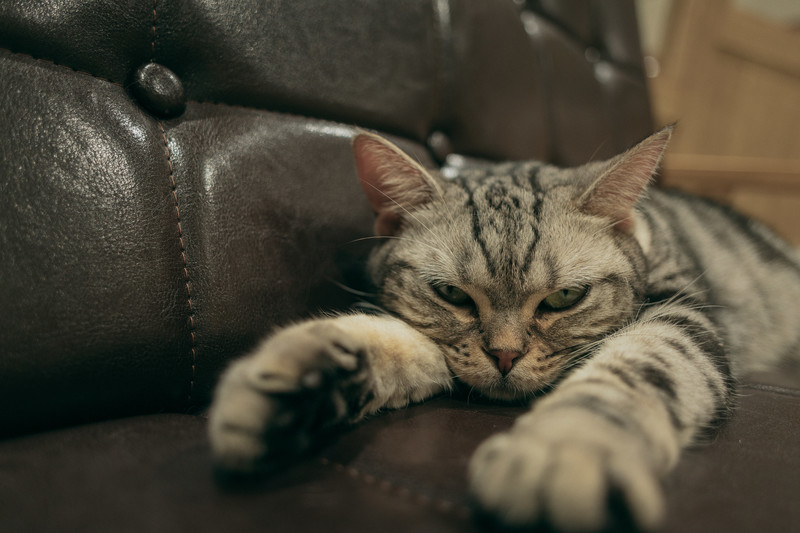
#> input picture image/cat.jpg, 800 x 533 px; its folder holds only this picture in this run
$ python grabcut_tool.py
#> lines starting #> are read from the running program, lines starting #| are printed output that depends on the picture
#!/usr/bin/env python
# -*- coding: utf-8 -*-
import os
import glob
import copy
import argparse

import cv2 as cv
import numpy as np
from PIL import Image


def get_args():
    parser = argparse.ArgumentParser()

    parser.add_argument("--input", type=str, default='image')
    parser.add_argument("--output", type=str, default='output')

    parser.add_argument("--width", help='cap width', type=int, default=512)
    parser.add_argument("--height", help='cap height', type=int, default=512)

    parser.add_argument("--thickness",
                        help='draw thickness',
                        type=int,
                        default=4)

    parser.add_argument("--mask_alpha",
                        help='mask alpha',
                        type=float,
                        default=0.7)

    parser.add_argument("--iteration",
                        help='iteration count',
                        type=int,
                        default=5)

    args = parser.parse_args()

    return args


# [88 lines left out: functions mouse_callback, execute_grabcut, save_index_color_png, not called in this run]


if __name__ == '__main__':
    # 描画フラグ
    drawing_mode = 0
    grabcut_flag = False
    prev_point = None

    # ウィンドウ名
    window_name = "GrabCut Tool"
    cv.namedWindow(window_name, cv.WINDOW_AUTOSIZE)

    # 引数解析 #################################################################
    args = get_args()

    input_path = args.input
    output_path = args.output

    width = args.width
    height = args.height

    iteration = args.iteration

    mask_alpha = args.mask_alpha
    mask_beta = 1 - mask_alpha

    thickness = args.thickness

    # ファイル読み込み ##########################################################
    files = glob.glob(os.path.join(input_path, '*'))
    file_index = 0

    # 動作モード ###############################################################
    SELECT_MODE = 0
    ROI_MODE = 1
    GRABCUT_MODE = 2

    mode = SELECT_MODE

    while (True):
        if mode == SELECT_MODE:
            image = cv.imread(files[file_index])
#> image is the input picture: shape (533, 800, 3); mean B, G, R 56.6, 71.1, 76.6
            resize_image = cv.resize(image, (width, height))
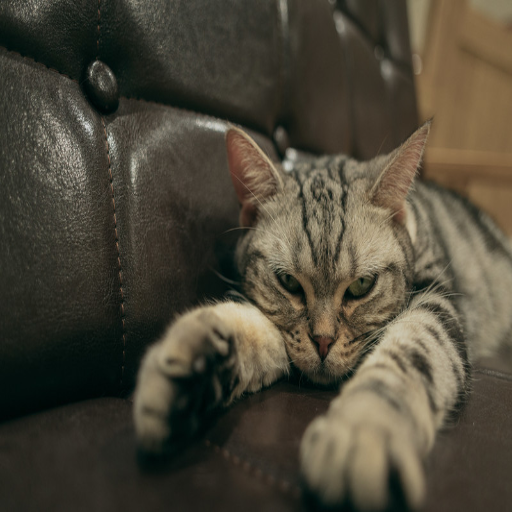
#> resize_image: shape (512, 512, 3); mean B, G, R 56.5, 70.9, 76.5
            debug_image = copy.deepcopy(resize_image)
            mask = None

            cv.putText(debug_image, "n:Next p:Previous Enter:Confirm select",
                       (5, 25), cv.FONT_HERSHEY_SIMPLEX, 0.7, (255, 255, 255),
                       2, cv.LINE_AA)
            cv.putText(debug_image, "n:Next p:Previous Enter:Confirm select",
                       (5, 25), cv.FONT_HERSHEY_SIMPLEX, 0.7, (0, 0, 0), 1,
                       cv.LINE_AA)
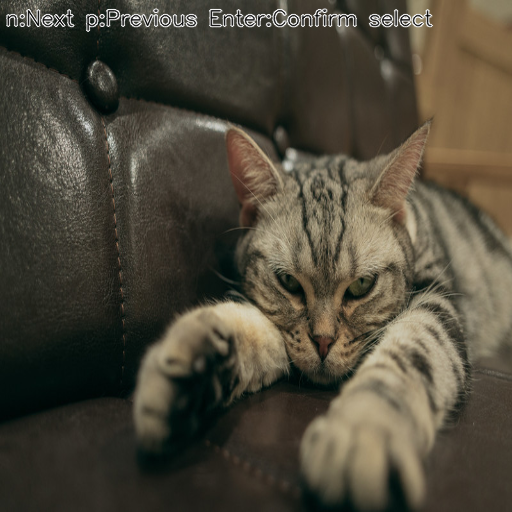
#> debug_image: shape (512, 512, 3); mean B, G, R 58, 72.3, 77.9
        if mode == ROI_MODE:
            image = cv.imread(files[file_index])
            resize_image = cv.resize(image, (width, height))
            roi_image = cv.resize(image, (width, height))

            # 初期ROI選択 #######################################################
            cv.putText(roi_image, "Select ROI and press Enter", (5, 25),
                       cv.FONT_HERSHEY_SIMPLEX, 0.7, (255, 255, 255), 2,
                       cv.LINE_AA)
            cv.putText(roi_image, "Select ROI and press Enter", (5, 25),
                       cv.FONT_HERSHEY_SIMPLEX, 0.7, (0, 0, 0), 1, cv.LINE_AA)

            roi = cv.selectROI(window_name, roi_image, showCrosshair=False)

            mask = np.zeros(resize_image.shape[:2], dtype=np.uint8)
            bgd_model = np.zeros((1, 65), dtype=np.float64)
            fgd_model = np.zeros((1, 65), dtype=np.float64)

            # GrabCut実施
            mask, bgd_model, fgd_model, debug_image = execute_grabcut(
                resize_image,
                mask,
                bgd_model,
                fgd_model,
                iteration,
                roi,
            )

            # マウスコールバック登録
            cv.setMouseCallback(window_name, mouse_callback)

            # マスク画像保存
            save_mask = np.where((mask == 2) | (mask == 0), 0,
                                 1).astype('uint8')
            save_index_color_png(output_path, files[file_index], save_mask)

            mode = GRABCUT_MODE
        if mode == GRABCUT_MODE and grabcut_flag:
            # マウス描画後GrabCut処理実施
            grabcut_flag = False
            mask, bgd_model, fgd_model, debug_image = execute_grabcut(
                resize_image,
                mask,
                bgd_model,
                fgd_model,
                iteration,
            )

            # マスク画像保存
            save_mask = np.where((mask == 2) | (mask == 0), 0,
                                 1).astype('uint8')
            save_index_color_png(output_path, files[file_index], save_mask)

        # 画面反映 #############################################################
        cv.imshow(window_name, debug_image)
        if mask is not None:
            mask_image = np.where((mask == 2) | (mask == 0), 0,
                                  255).astype('uint8')
            cv.imshow('Mask Image', mask_image)

        # キー処理(ESC：終了、n：次画像へ、p：前画像へ、Enter：画像選択確定) ######
        key = cv.waitKey(1)
#> (key Esc is pressed here)
        if key == 110:  # n
            if (file_index + 1) < len(files):
                file_index = file_index + 1
                mode = SELECT_MODE
        if key == 112:  # p
            if 0 <= (file_index - 1):
                file_index = file_index - 1
                mode = SELECT_MODE
        if key == 13:  # Enter
            if mode == SELECT_MODE:
                mode = ROI_MODE
        if key == 27:  # ESC
            break

    cv.destroyAllWindows()

$ run again, on image/human02.jpg
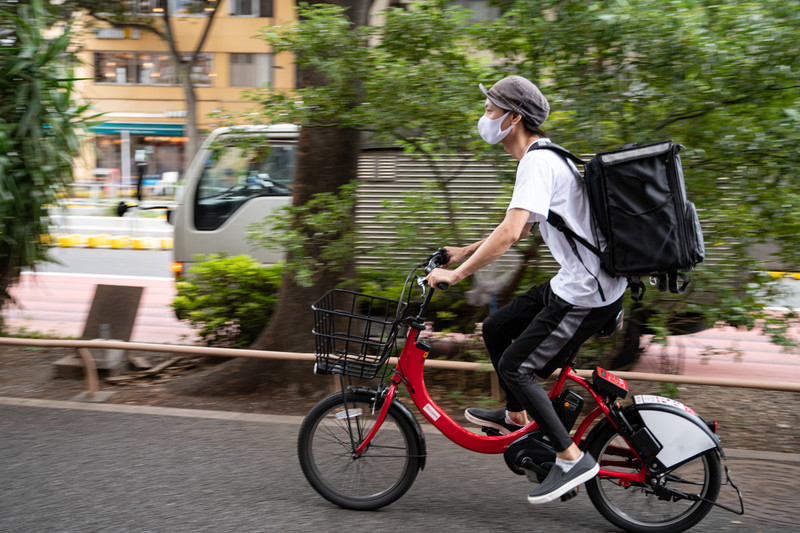
#> input picture image/human02.jpg, 800 x 533 px
#> image is the input picture: shape (533, 800, 3); mean B, G, R 82.9, 101.9, 106.3
#> `resize_image = cv.resize(image, (width, height))`:
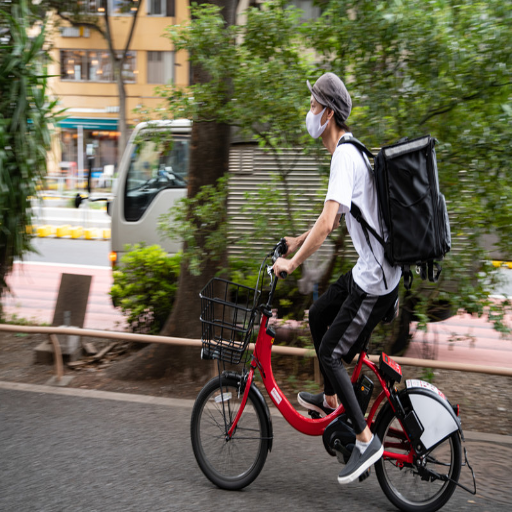
#> resize_image: shape (512, 512, 3); mean B, G, R 82.7, 101.8, 106.2
#> `cv.putText(debug_image, "n:Next p:Previous Enter:Confirm select", (5, ..`:
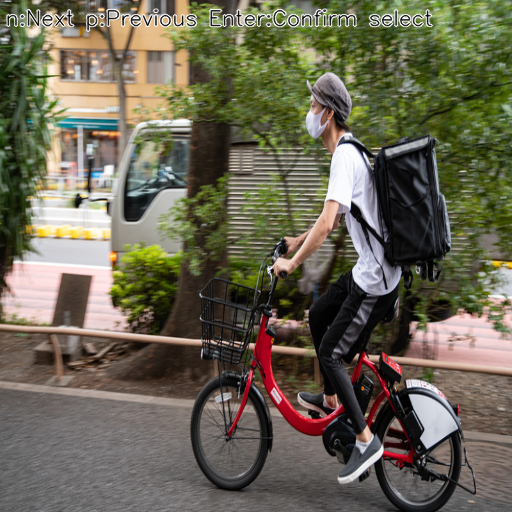
#> debug_image: shape (512, 512, 3); mean B, G, R 83.8, 102.3, 106.7

$ run again, on image/flower.jpg
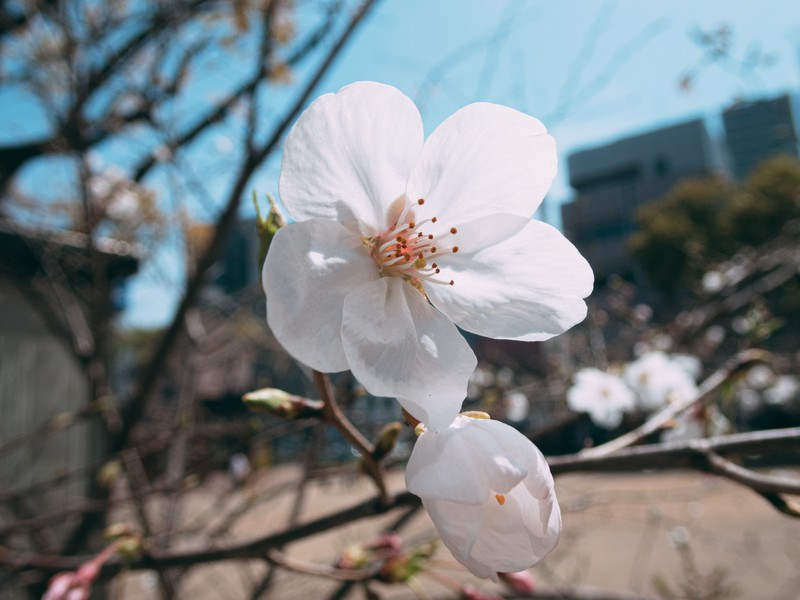
#> input picture image/flower.jpg, 800 x 600 px
#> image is the input picture: shape (600, 800, 3); mean B, G, R 130.5, 127.2, 120.5
#> `resize_image = cv.resize(image, (width, height))`:
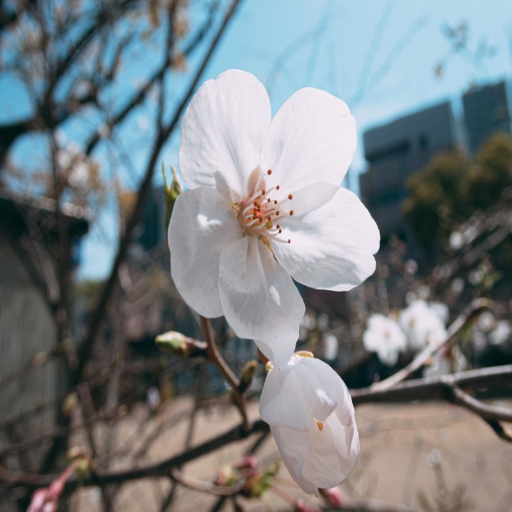
#> resize_image: shape (512, 512, 3); mean B, G, R 130.4, 127.1, 120.4
#> `cv.putText(debug_image, "n:Next p:Previous Enter:Confirm select", (5, ..`:
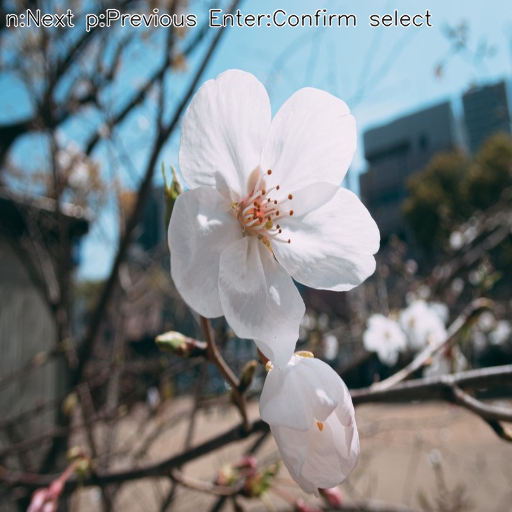
#> debug_image: shape (512, 512, 3); mean B, G, R 130.3, 127.2, 121

$ run again, on image/human01.jpg
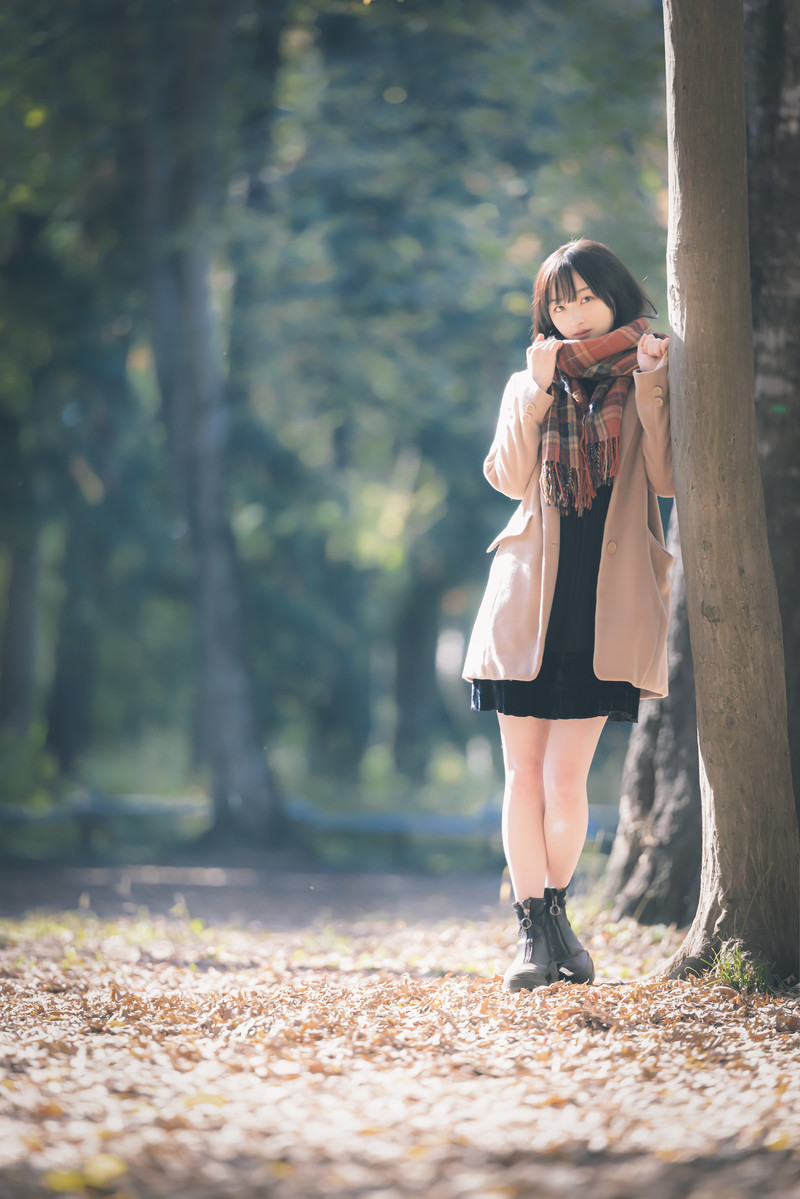
#> input picture image/human01.jpg, 800 x 1199 px
#> image is the input picture: shape (1199, 800, 3); mean B, G, R 122.9, 125.6, 122
#> `resize_image = cv.resize(image, (width, height))`:
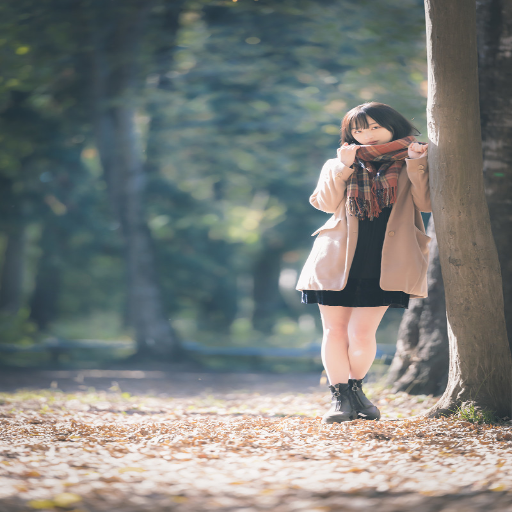
#> resize_image: shape (512, 512, 3); mean B, G, R 122.8, 125.5, 121.9
#> `cv.putText(debug_image, "n:Next p:Previous Enter:Confirm select", (5, ..`:
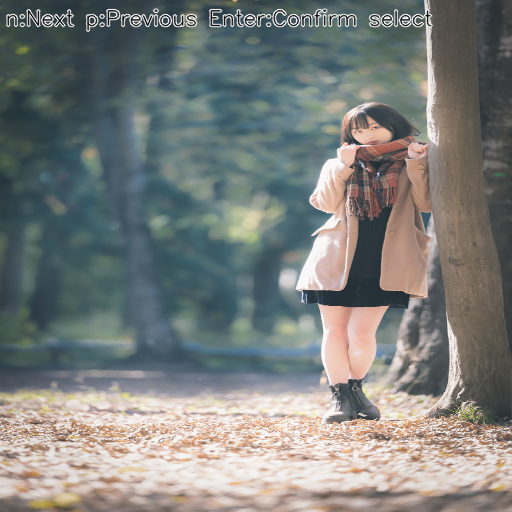
#> debug_image: shape (512, 512, 3); mean B, G, R 123.8, 126.6, 123.2
